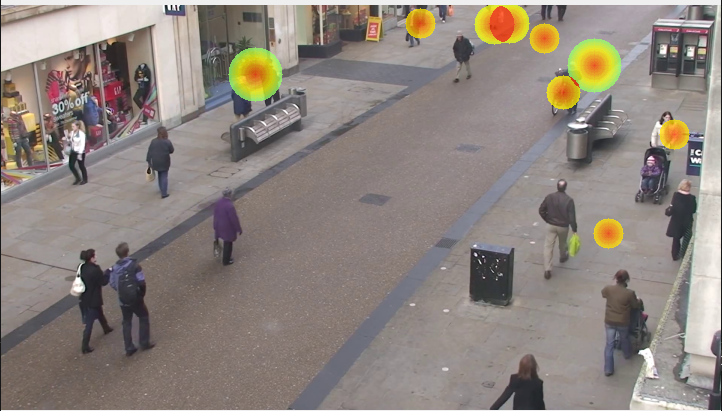
#> input picture assets/heatmap.png, 722 x 411 px, given in place of video.mp4, which was not available
$ python track_analysis.py
#> lines starting #> are read from the running program, lines starting #| are printed output that depends on the picture; after the words box and inside, x2 and y2 are one past the last pixel; in counts of white or black regions, pixels touching at a corner belong together; pictures that were not available may be replaced by others from this repository, and a replacement may not be noted
### utils/colors.py
RGB_COLORS = {
	"blue": (255, 0, 0),
	"green": (0, 255, 0),
	"red": (0, 0, 255),
	"yellow": (0, 255, 255),
	"white": (0, 0, 0),
	"black": (255, 255, 255)
}

def gradient_color_RGB(color1, color2, steps, current):
	step1 = (color2[0] - color1[0])/steps
	step2 = (color2[1] - color1[1])/steps
	step3 = (color2[2] - color1[2])/steps
	color_1 = int(color1[0] + current*step1)
	color_2 = int(color1[1] + current*step2)
	color_3 = int(color1[2] + current*step3)
	return (color_1, color_2, color_3)


### data_analysis/track_analysis.py
import csv
import imutils
import cv2
import json
import math
import numpy as np
from utils.config import VIDEO_CONFIG
from itertools import zip_longest
from math import ceil
from scipy.spatial.distance import euclidean
from utils.colors import RGB_COLORS, gradient_color_RGB

tracks = []
with open('processed_data/movement_data.csv', 'r') as file:
#> (reads processed_data/movement_data.csv from the repository)
    reader = csv.reader(file, delimiter=',')
    for row in reader:
        if len(row[3:]) > 4:
            temp = []
            data = row[3:]
            for i in range(0, len(data), 2):
                temp.append([int(data[i]), int(data[i+1])])
            tracks.append(temp)

with open('processed_data/video_data.json', 'r') as file:
#> (reads processed_data/video_data.json from the repository)
	data = json.load(file)
	vid_fps = data["VID_FPS"]
	data_record_frame = data["DATA_RECORD_FRAME"]
	frame_size = data["PROCESSED_FRAME_SIZE"]

cap = cv2.VideoCapture(VIDEO_CONFIG["VIDEO_CAP"])
cap.set(1, 100)
(ret, tracks_frame) = cap.read()
#> tracks_frame is the input picture: shape (411, 722, 3); mean B, G, R 126.4, 132.7, 141.9
tracks_frame = imutils.resize(tracks_frame, width=frame_size)
#> tracks_frame: shape (614, 1080, 3)
heatmap_frame = np.copy(tracks_frame)
print(tracks_frame.shape)
#| (614, 1080, 3)
stationary_threshold_seconds = 2
stationary_threshold_frame =  round(vid_fps * stationary_threshold_seconds / data_record_frame)
stationary_distance = frame_size * 0.05
max_stationary_time = 120
blob_layer = 50
max_blob_size = frame_size * 0.1
layer_size = max_blob_size / blob_layer
color_start = 210
color_end = 0
color_steps = int((color_start - color_end) / blob_layer)
scale = 1.5


stationary_points = []
movement_points = []
total = 0
for movement in tracks:
    temp_movement_point = [movement[0]]
    stationary = movement[0]
    stationary_time = 0
    for i in movement[1:]:
        if euclidean(stationary, i) < stationary_distance:
            stationary_time += 1
        else:
            temp_movement_point.append(i)
            if stationary_time > stationary_threshold_frame:
                stationary_points.append([stationary, stationary_time])
            stationary = i
            stationary_time = 0
    movement_points.append(temp_movement_point)
    total += len(temp_movement_point)

color1 = (255, 96, 0)
color2 = (0, 28, 255)
for track in movement_points:
    for i in range(len(track) - 1):
        color = gradient_color_RGB(color1, color2, len(track) - 1, i)
        cv2.line(tracks_frame, tuple(track[i]), tuple(track[i+1]), color, 2)
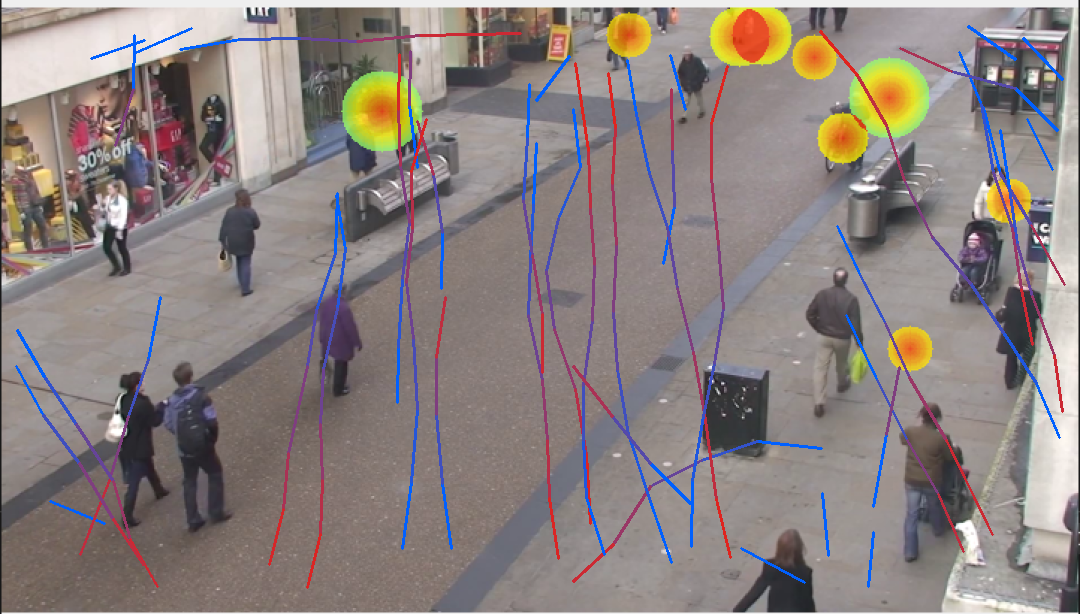
#> tracks_frame: shape (614, 1080, 3); mean B, G, R 127.8, 130, 140

def draw_blob(frame, coordinates, time):
    if time >= max_stationary_time:
        layer = blob_layer
    else:
        layer = math.ceil(time * scale / layer_size)
    for x in reversed(range(layer)):
        color = color_start - (color_steps * x)
        size = x * layer_size
        cv2.circle(frame, coordinates, int(size), (color, color, color), -1)

heatmap = np.zeros((heatmap_frame.shape[0], heatmap_frame.shape[1]), dtype=np.uint8)
for points in stationary_points:
    draw_heatmap = np.zeros((heatmap_frame.shape[0], heatmap_frame.shape[1]), dtype=np.uint8)
    draw_blob(draw_heatmap, tuple(points[0]), points[1])
    heatmap = cv2.add(heatmap, draw_heatmap)
#> this loop made 4 passes
#> pass 1, `heatmap = cv2.add(heatmap, draw_heatmap)`:
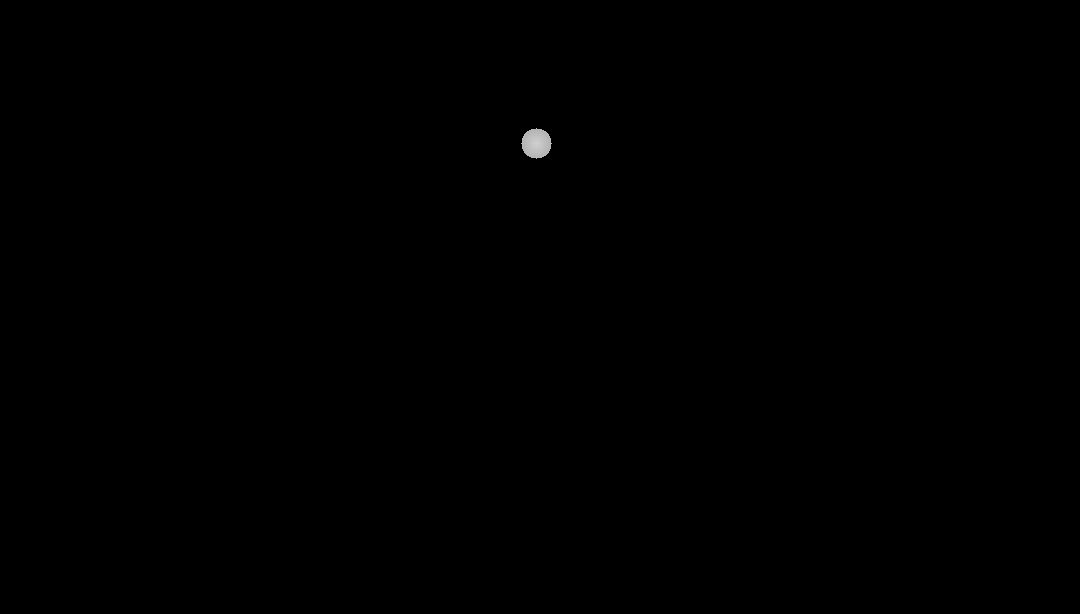
#> heatmap: shape (614, 1080); min 0, max 210, mean 0.2

lo = np.array([color_start])
hi = np.array([255])
mask = cv2.inRange(heatmap, lo, hi)
#> mask: shape (614, 1080); 0% white in thin lines or dots, all inside (x1, y1, x2, y2) = (134, 35, 960, 144)
heatmap[mask > 0] = color_start

heatmap = cv2.applyColorMap(heatmap, cv2.COLORMAP_JET)
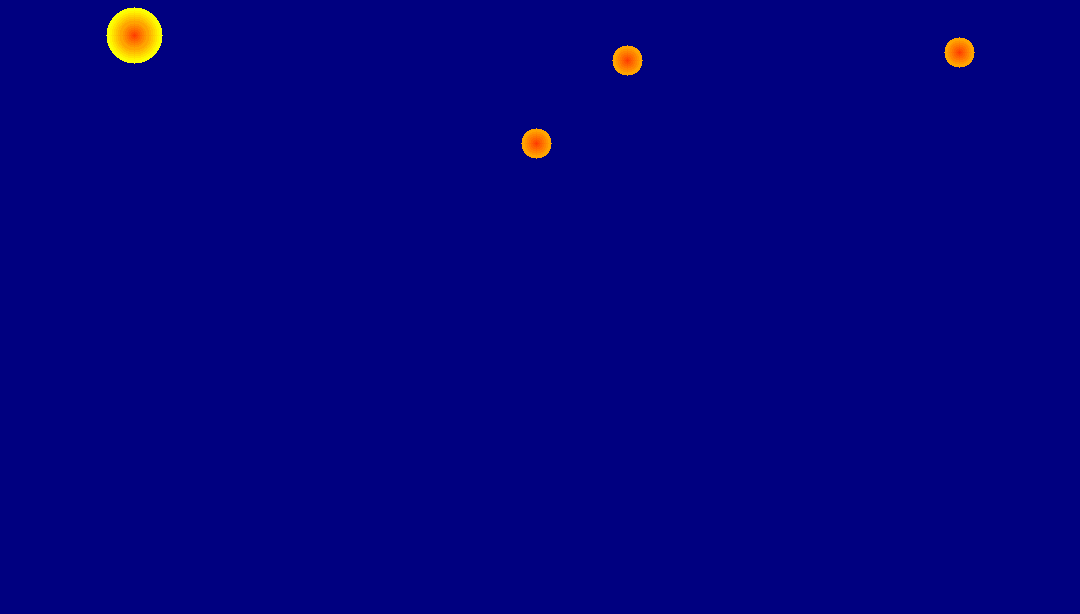
#> heatmap: shape (614, 1080, 3); mean B, G, R 127.1, 1.2, 1.8
lo = np.array([128,0,0])
hi = np.array([136,0,0])
mask = cv2.inRange(heatmap, lo, hi)
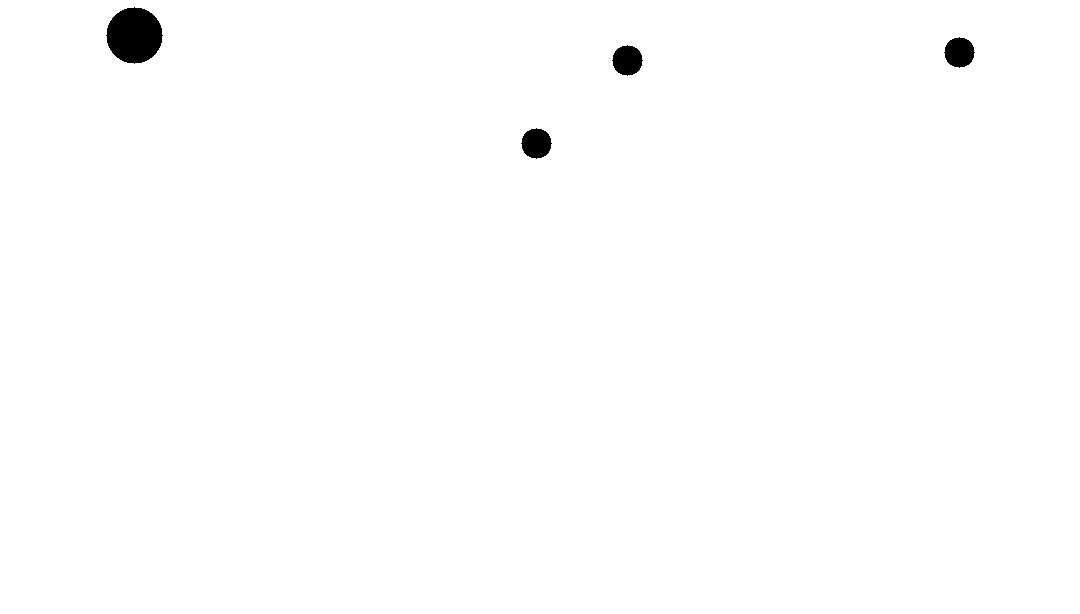
#> mask: shape (614, 1080); 99.3% white; 4 black regions, box (x1, y1, x2, y2) and area: (106, 7, 163, 64) 2453, (944, 37, 975, 68) 709, (612, 45, 643, 76) 709, (521, 128, 552, 159) 709
heatmap[mask > 0] = (0, 0, 0)

for row in range(heatmap.shape[0]):
    for col in range(heatmap.shape[1]):
        if (heatmap[row][col] == np.array([0,0,0])).all():
            heatmap[row][col] = heatmap_frame[row][col]

heatmap_frame = cv2.addWeighted(heatmap, 0.75, heatmap_frame, 0.25, 1)

cv2.imshow("Movement Tracks", tracks_frame)
cv2.imshow("Stationary Location Heatmap", heatmap_frame)
cv2.waitKey()
cap.release()
cv2.destroyAllWindows()
